Frame 1 (no input): blank canvas, image omitted
Frame 60 (no input): blank canvas, image omitted
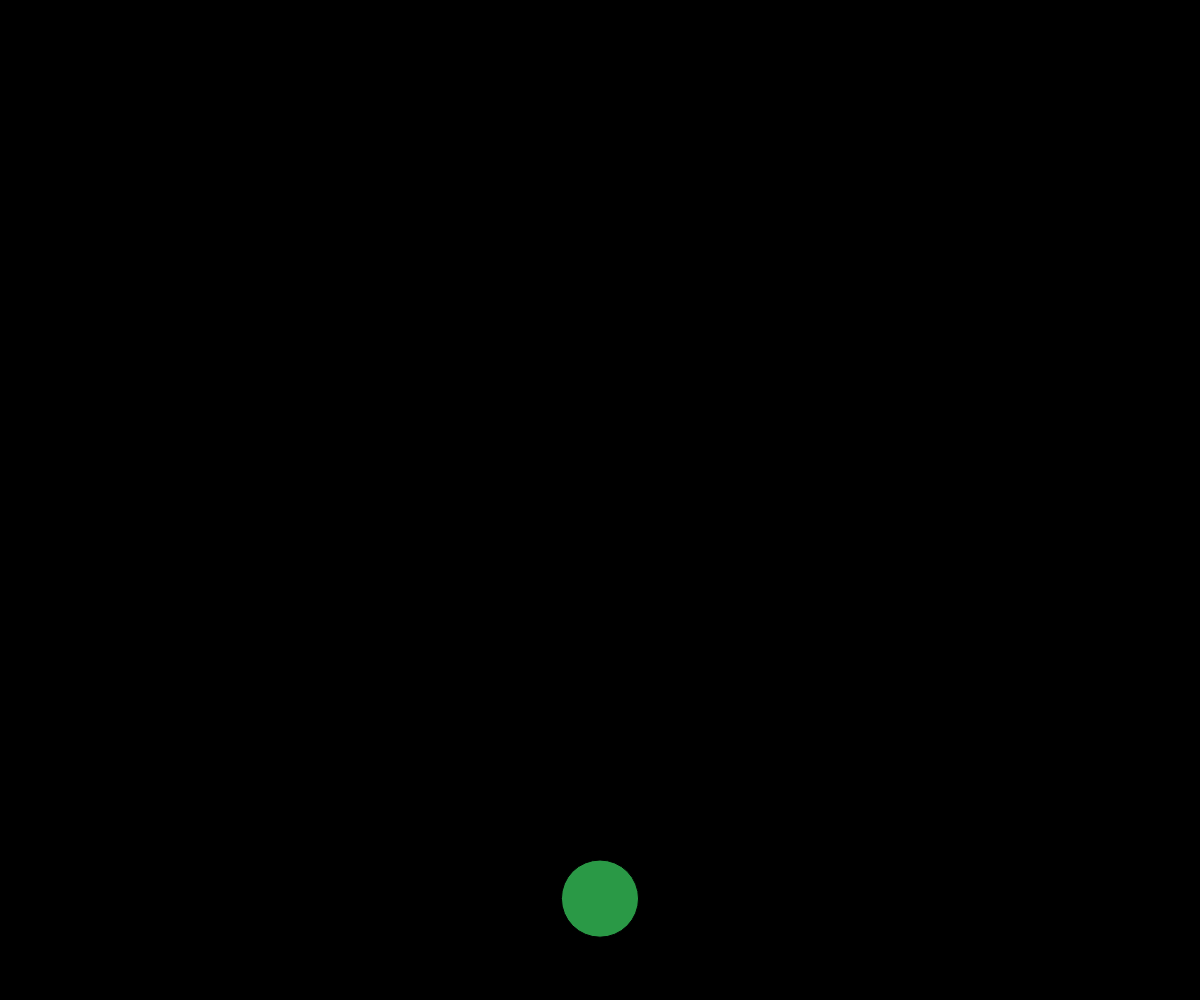
Frame 120 (the mouse pressed at the canvas centre since frame 60)

The p5.js sketch whose frames 1 and 60 were blank and that drew this single picture after the mouse press (run headless with seeded random() and noise() and a simulated clock; from frame 60 on, the mouse is pressed at the canvas centre):

// p5.js sketch
// ── sketch.js
// Project Title
// Your Name
// Date
//
// Extra for Experts:
// - describe what you did to take this project "above and beyond"

let shapes = [];

function setup() {
  createCanvas(windowWidth, windowHeight);
}

function draw() {
  background(0);
  for(let i =0;i<shapes.length;i++){

    shapes[i].y += shapes[i].dy;
    fill(shapes[i].col)
    stroke(0)
    ellipse(shapes[i].x, shapes[i].y, shapes[i].radius*2,shapes[i].radius*2)
  }

}
function mousePressed(){
  let someShape = {
    x:mouseX,
    y: mouseY,
    radius: random(10, 50),
    col: color(random(255), random(255),random(255),random(255)),
    dy: random(1, 20)
  };
shapes.push(someShape);
}
